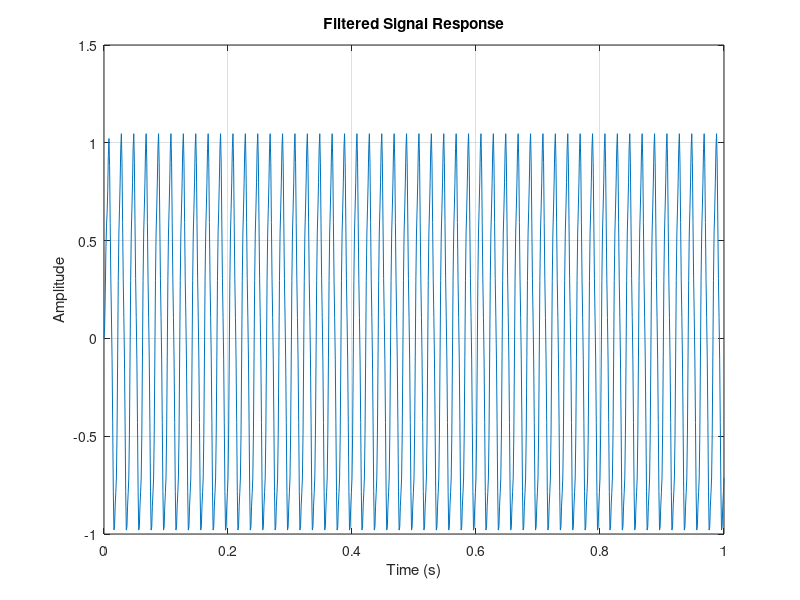

This figure's MATLAB source:
% Signal Response and Filtering Analysis
% Smart Voice Classification System

clear;
clc;

fs = 1000;
t = 0:1/fs:1;

% Example input signal
input_signal = sin(2*pi*50*t) + 0.5*sin(2*pi*200*t);

% Low-pass filter design
fc = 100;
[b, a] = butter(2, fc/(fs/2), 'low');

% Filtered output
filtered_signal = filter(b, a, input_signal);

figure;
plot(t, filtered_signal);

xlabel('Time (s)');
ylabel('Amplitude');
title('Filtered Signal Response');
grid on;
